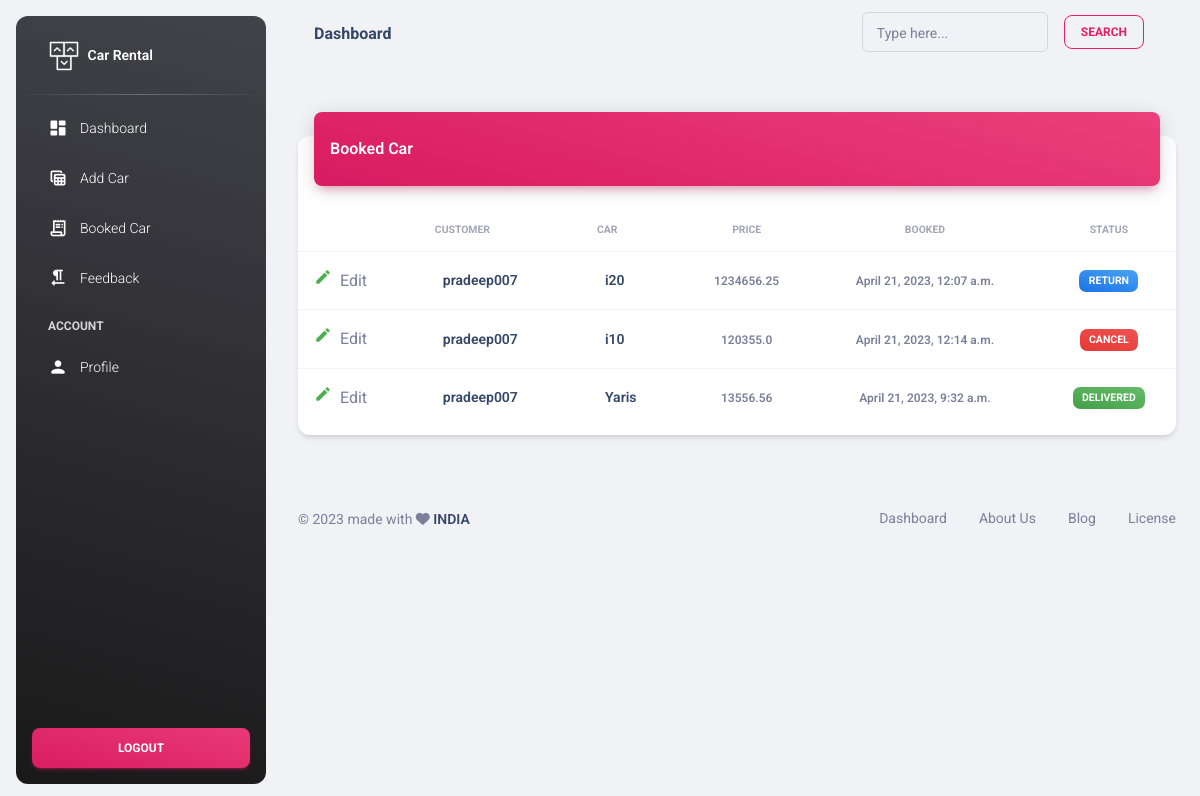
The page /user/owner/bookedlist/ (signed in) on the database its author committed.
### customer/models.py (models this page shows, shortened)
class ReservationModel(models.Model):
    CHOICE = (
        ("PENDING", "PENDING"),
        ("DELIVERED", "DELIVERED"),
        ("CANCEL", "CANCEL"),
        ("RETURN","RETURN"),
    )
    r_user = models.ForeignKey(User, on_delete=models.CASCADE)
    r_car = models.ForeignKey(Car, on_delete=models.CASCADE)
    price = models.FloatField(null=True)
    booked = models.DateTimeField(default=datetime.datetime.today)
    status = models.CharField(choices=CHOICE, null=True, max_length=100, default="PENDING")
    return_at = models.DateTimeField(auto_now=True)
    class Meta:
        db_table = 'rev_car'

### user/models.py (models this page shows)
class User(AbstractUser):
    is_owner = models.BooleanField(default=False)
    is_customer = models.BooleanField(default=False)
    prof_image = models.ImageField(upload_to="profile_images/", default='default-pic.jpg', null=True, blank=True)
    age = models.IntegerField(null=True)
    licence = models.CharField(max_length=100, null=True)
    lice_image = models.ImageField(upload_to="licence_image/", default='default-pic.jpg', null=True, blank=True)
    mobile = models.IntegerField(null=True)
    location = models.CharField(max_length=100, null=True)
    decs = models.TextField(max_length=300, null=True)
    class Meta:
        db_table = 'user'

### cars/models.py (models this page shows, shortened)
class Car(models.Model):
    user = models.ForeignKey(User, on_delete=models.CASCADE, null=True, blank=True)
    car_model = models.CharField(max_length=10)
    carcompany = models.ForeignKey(CarCompany, null=True, on_delete=models.CASCADE)
    year = models.IntegerField()
    color = models.ForeignKey(CarColor, null=True, on_delete=models.CASCADE)
    car_image = models.ImageField(upload_to="cars_images/", null=True, blank=True)
    cartype = models.ForeignKey(CarType, null=True, on_delete=models.CASCADE)
    rentalrate = models.FloatField()
    availability = models.BooleanField(default=True)
    desc = models.TextField(max_length=500,null=True)
    created_at = models.DateTimeField(auto_now_add=True)
    updated_at = models.DateTimeField(auto_now=True)
    class Meta:
        db_table = 'cars'
    def __str__(self):
        return self.car_model

### owner/views.py (the view)
# urls.py: path('bookedlist/', BookedListView.as_view(), name="bookedlist"),
class BookedListView(LoginRequiredMixin, TemplateView):
    def get(self, request, *args, **kwargs):
        reves = ReservationModel.objects.all()
        ls =[]
        for i in reves:
            if i.r_car.user == self.request.user:
                ls.append(i)
        context = {
            'resev': ls,
            'form2': UpdateBookingStatusForm,
            'form': CreateCarForm,
        }
        return render(request, 'owner/castomer_booked_list.html', context)

### cars/models.py (called while the page is built)
    def __str__(self):
        return self.car_type

    def __str__(self):
        return self.color

    def __str__(self):
        return self.car_com

### templates/owner/castomer_booked_list.html (shortened to what this page needs)
{% extends 'owner/base.html' %}
{% load static %}
{% block content %}
<div class="container-fluid py-4">
<div class="row">
        <div class="col-12">
          <div class="card my-4">
            <div class="card-header p-0 position-relative mt-n4 mx-3 z-index-2">
              <div class="bg-gradient-primary shadow-primary border-radius-lg pt-4 pb-3">
                <h6 class="text-white text-capitalize ps-3">Booked Car</h6>
              </div>
            </div>
            <div class="card-body px-0 pb-2">
              <div class="table-responsive p-0">
                <table class="table align-items-center mb-0">
                  <thead>
                    <tr>
                      <tr>
                <th class="text-uppercase text-secondary text-xxs font-weight-bolder opacity-7"></th>
                <th class="text-uppercase text-secondary text-xxs  font-weight-bolder opacity-7 ps-2">Customer</th>
                <th class="text-uppercase text-secondary text-xxs  font-weight-bolder opacity-7 ps-2">Car</th>
                <th class="text-center text-uppercase text-secondary text-xxs font-weight-bolder opacity-7">Price</th>
                <th class="text-center text-uppercase text-secondary text-xxs font-weight-bolder opacity-7">Booked</th>
                <th class="text-center text-uppercase text-secondary text-xxs font-weight-bolder opacity-7">Status</th>
              </tr>
                    </tr>
                  </thead>
                  <tbody>
                    {% for i in resev %}
              <tr>
                <td>
                  <div class="d-flex px-2 py-1">
                    <div class="d-flex flex-column justify-content-center">
                      <a class="nav-link mb-0 px-0 py-1 " href="" onclick="update_click({{i.id}})" data-bs-toggle="modal" data-bs-target="#statusModal">
                        <i class="material-icons text-success text-lg position-relative">edit</i>
                        <span class="ms-1">Edit</span>
                      </a>
                    </div>
                  </div>
                </td>
                <td>
                  <div class="d-flex px-2 py-1">
                    <div class="d-flex flex-column justify-content-center">
                      <h6 class="mb-0 text-sm">{{i.r_user}}</h6>
                    </div>
                  </div>
                </td>
                 <td>
                  <div class="d-flex px-2 py-1">
                    <div class="d-flex flex-column justify-content-center">
                      <h6 class="mb-0 text-sm">{{i.r_car}}</h6>
                    </div>
                  </div>
                </td>
                <td class="align-middle text-center text-sm">
                  <span class="text-xs font-weight-bold"> {{i.price}} </span>
                </td>
                <td class="align-middle text-center text-sm">
                  <span class="text-xs font-weight-bold"> {{i.booked}} </span>
                </td>
                {% if i.status == "PENDING" %}
                <td class="align-middle text-center text-sm">
                  <span class="badge badge-sm bg-gradient-secondary"> {{i.status}} </span>
                </td>
                {% elif i.status == "DELIVERED" %}
                <td class="align-middle text-center text-sm">
                  <span class="badge badge-sm bg-gradient-success"> {{i.status}} </span>
                </td>
                {% elif i.status == "CANCEL" %}
                <td class="align-middle text-center text-sm">
                  <span class="badge badge-sm bg-gradient-danger"> {{i.status}} </span>
                </td>
                {% else%}
                <td class="align-middle text-center text-sm">
                  <span class="badge badge-sm bg-gradient-info"> {{i.status}} </span>
                </td>
                {% endif %}
              </tr>
              {% endfor %}
                  </tbody>
                </table>
              </div>
            </div>
          </div>
        </div>
      </div>
</div>
{% endblock %}

### rows shown on the page
ReservationModel: r_user "pradeep007", r_car "i20", price "1234656.25", booked "April 21, 2023, 12:07 a.m.", status "RETURN"
ReservationModel: r_user "pradeep007", r_car "i10", price "120355.0", booked "April 21, 2023, 12:14 a.m.", status "CANCEL"
ReservationModel: r_user "pradeep007", r_car "Yaris", price "13556.56", booked "April 21, 2023, 9:32 a.m.", status "DELIVERED"
